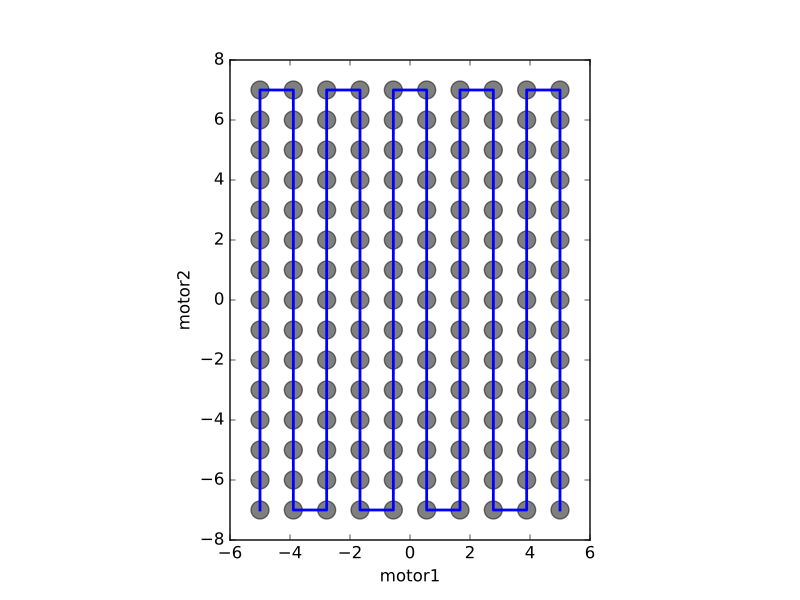

Python code for this plot:
from bluesky.plan_tools import plot_raster_path
from bluesky.examples import motor1, motor2, det
from bluesky.plans import outer_product_scan
import matplotlib.pyplot as plt

plan = outer_product_scan([det], motor1, -5, 5, 10, motor2, -7, 7, 15, True)
plot_raster_path(plan, 'motor1', 'motor2', probe_size=.3)
